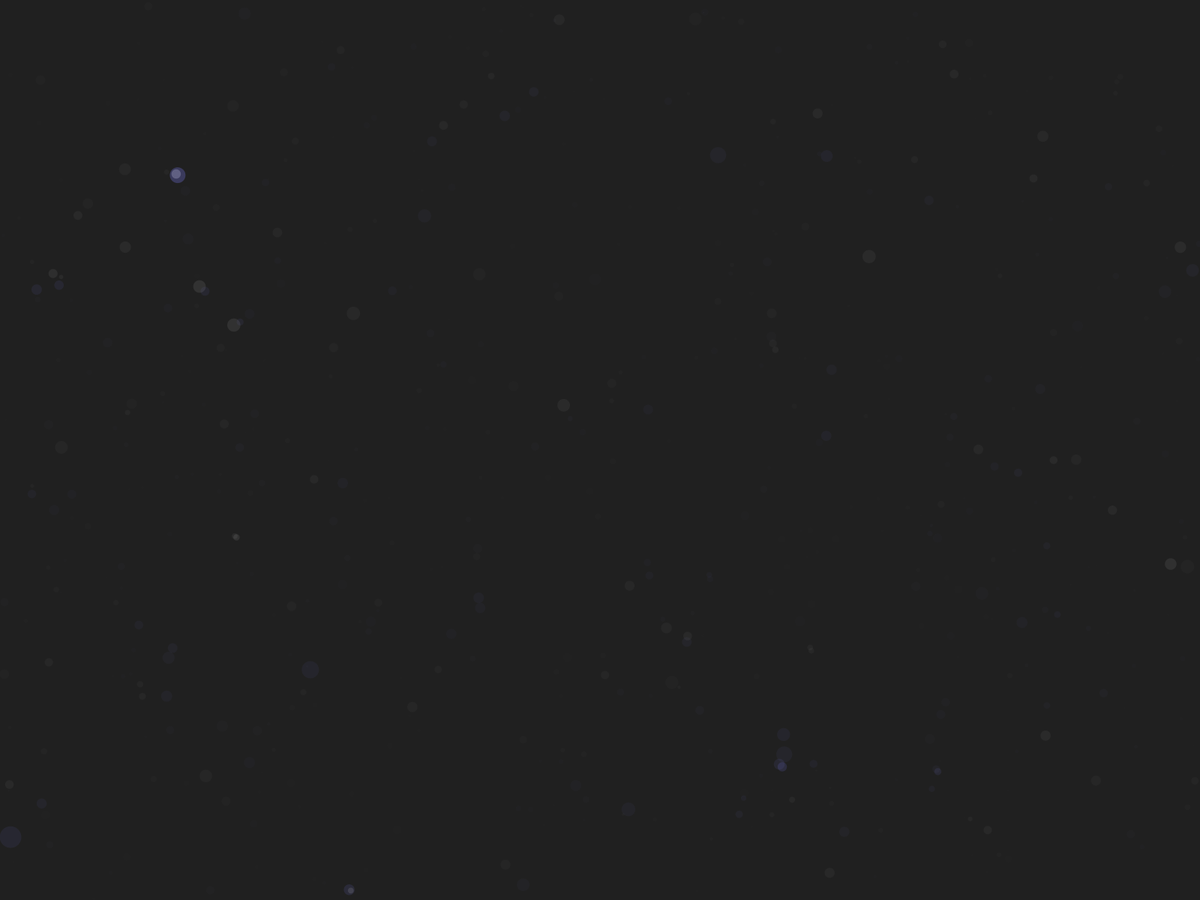
Frame 1 (no input)
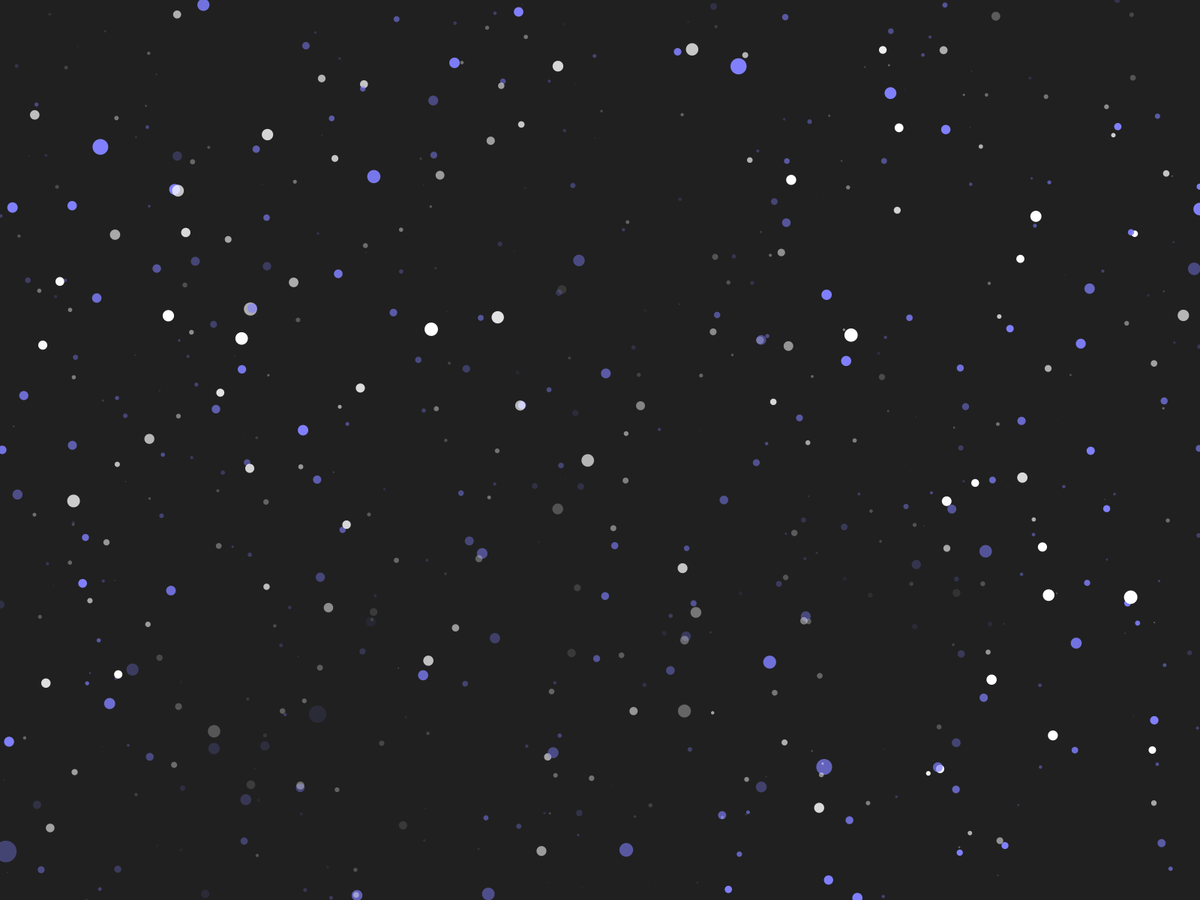
Frame 60 (the mouse pressed at the canvas centre just before this capture)
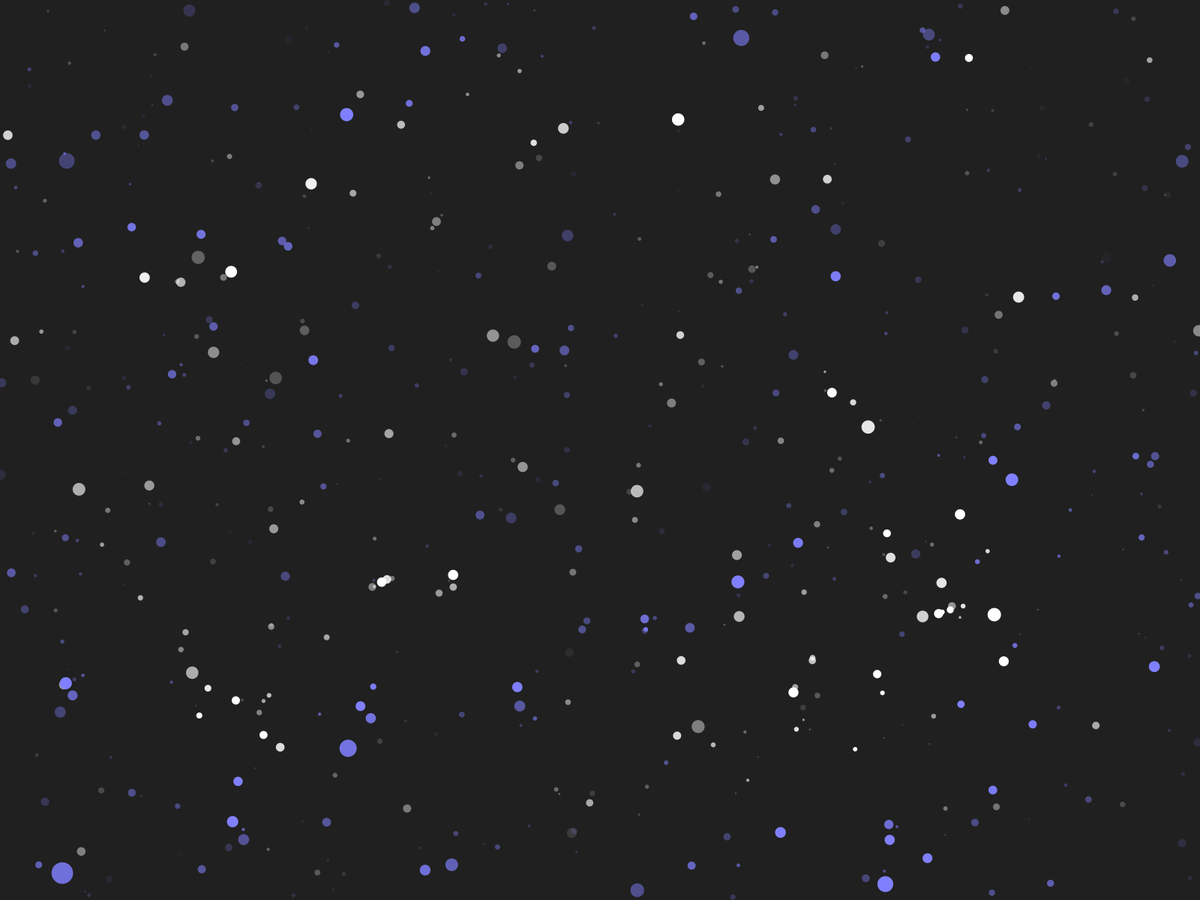
Frame 120 (the mouse held since frame 60 and released just before this capture)

The Processing sketch that drew these frames (run headless with seeded random() and noise(); from frame 60 on, the mouse is pressed at the canvas centre):

// Processing sketch: particle_forcectrl
// ── particle_forcectrl.pde
float g = 0.005;
Particle[] particles = new Particle[700];

////////////////////////////////////////////////////////////////////////////////

void setup() {
  fullScreen();
  noStroke();
  
  for (int i = 0; i < particles.length; i++) {
    particles[i] = new Particle();
    
    particles[i].px = random(width);
    particles[i].py = random(height);
    
    if (i % 2 == 0) particles[i].m =  randomGaussian() * 8;
    else            particles[i].m = -randomGaussian() * 8;
  }
}

////////////////////////////////////////////////////////////////////////////////

void draw() {
  background(32);
  
  for (int me = 0; me < particles.length; me++) {
    particles[me].resetAcceleration();
    
    for (int neighbor = 0; neighbor < particles.length; neighbor++) {
      particles[me].updatePartialAcceleration(particles[neighbor]);
    }
  }
  
  for (int i = 0; i < particles.length; i++) {
    particles[i].updateVelocityAndPosition();
    
    float opacity = sqrt(particles[i].vx * particles[i].vx + particles[i].vy * particles[i].vy) * 128;
    
    if (particles[i].m < 0) fill(255, opacity);
    else                    fill(128, 128, 255, opacity);
    
    float radius = abs(particles[i].m);
    ellipse(particles[i].px, particles[i].py, radius, radius);
  }
}

////////////////////////////////////////////////////////////////////////////////

void mousePressed() {
  g *= -1;
}


////////////////////////////////////////////////////////////////////////////////
////////////////////////////////////////////////////////////////////////////////


class Particle {
  float px, py, vx, vy, ax, ay,dx,dy, m;

////////////////////////////////////////////////////////////////////////////////

  void resetAcceleration() {
    ax = 0;
    ay = 0;
  }

////////////////////////////////////////////////////////////////////////////////

  void updatePartialAcceleration(Particle neighbor) {
    if (neighbor != this) {
      dx = px - neighbor.px;
      dy = py - neighbor.py;

      float d = dx*dx + dy*dy;
      if (d < 1) d = 1;

      float common = m * neighbor.m / d;

      ax += common * dx;
      ay += common * dy;
    }
  }

////////////////////////////////////////////////////////////////////////////////

  void updateVelocityAndPosition() {
    vx = vx * 0.99 + ax * g;
    vy = vy * 0.99 + ay * g;
    
    px += vx;
    py += vy;
    
    if ((px < 0 && vx < 0) || (px > width  && vx > 0))   vx = -vx;
    if ((py < 0 && vy < 0) || (py > height && vy > 0))   vy = -vy;
  }
}
